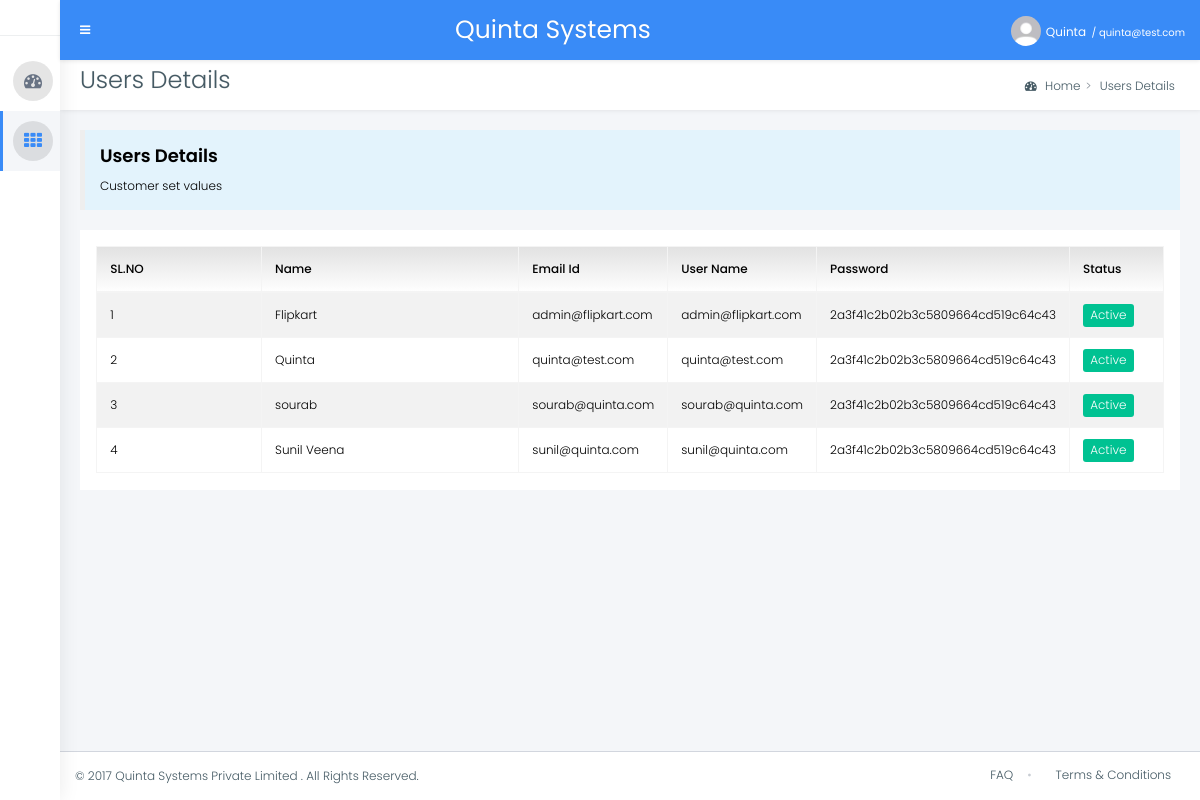
Page /users_details.php (signed in) on the committed database.
### tables this page shows
CREATE TABLE `tbl_user` (
  `user_id` int(11) NOT NULL AUTO_INCREMENT,
  `user_email` varchar(100) NOT NULL,
  `user_password` varchar(100) NOT NULL,
  `user_status` varchar(10) NOT NULL DEFAULT 'Active',
  `profile_name` varchar(50) NOT NULL,
  `profile_emailid` varchar(50) NOT NULL,
  PRIMARY KEY (`user_id`)
);

### users_details.php (the view, shortened to what this page needs)
<?php
include_once 'dbconfig.php';
?>
<!DOCTYPE html>
<html lang="en">
<head>
 <?php include_once('header.php');?>
</head>
<body class="hold-transition skin-blue-light sidebar-mini sidebar-collapse fixed">
<div class="wrapper">
  	<?php include_once("header_menu.php");?>
    <?php include_once("left_menu.php");?>
  <div class="content-wrapper">
    <section class="content-header">
      <h1>Users Details</h1>
      <ol class="breadcrumb">
        <li class="breadcrumb-item"><a href="#"><i class="fa fa-dashboard"></i> Home</a></li>
        <li class="breadcrumb-item"><a href="#">Users Details</a></li>
      </ol>
    </section>
    <section class="content">
	  <div class="callout bg-pale-info">
        <h4>Users Details</h4>
        <p>Customer set values</p>
      </div>
      <div class="row">
        <div class="col-12">
          <div class="box">
            <div class="box-body">
              <table id="example1" class="table table-bordered table-striped table-responsive">
                <thead>
					<tr role="row" style="background: linear-gradient(#E2E2E2, #FFFFFF);font-size:12px;color:#000;">
						<th class="sorting_asc" tabindex="0" aria-controls="example1" rowspan="1" colspan="1" aria-sort="ascending" aria-label="Name: activate to sort column descending" style="width: 173px;">SL.NO</th>
						<th class="sorting" tabindex="0" aria-controls="example1" rowspan="1" colspan="1" aria-label="Position: activate to sort column ascending" style="width: 272px;">Name</th>
						<th class="sorting" tabindex="0" aria-controls="example1" rowspan="1" colspan="1" aria-label="Office: activate to sort column ascending" style="width: 132px;">Email Id</th>
						<th class="sorting" tabindex="0" aria-controls="example1" rowspan="1" colspan="1" aria-label="Age: activate to sort column ascending" style="width: 69px;">User Name</th>
						<th class="sorting" tabindex="0" aria-controls="example1" rowspan="1" colspan="1" aria-label="Start date: activate to sort column ascending" style="width: 122px;">Password</th>
						<th class="sorting" tabindex="0" aria-controls="example1" rowspan="1" colspan="1" aria-label="Salary: activate to sort column ascending" style="width: 95px;">Status</th>
					</tr>
				</thead>
				<tbody>
					<?php
					$users_count=0;
					$sql_userdetails=mysqli_query($conn, "select *  from  tbl_user order by profile_name");
					while($res_userdetails=mysqli_fetch_array($sql_userdetails)) {
					$users_count++;
					?>
					<tr>
					  <td><?php echo $users_count;?></td>
					  <td><?php echo $res_userdetails["profile_name"];?></td>
					  <td><?php echo $res_userdetails["profile_emailid"];?></td>
					  <td><?php echo $res_userdetails["user_email"];?></td>
					  <td><?php echo $res_userdetails["user_password"];?></td>
					  <td><span class="label label-<?php if($res_userdetails["user_status"]=="Active") { echo 'success'; } else { echo 'danger'; }?>"><?php echo $res_userdetails["user_status"];?></span></td>
					</tr>
					<?php } ?>
				</tbody>
              </table>
            </div>
          </div>
        </div>
      </div>
    </section>
  </div>
	<?php include_once('footer_content.php');?>
</div>
</body>
</html>

### header.php
<?php
echo '<meta charset="utf-8">
   <meta http-equiv="X-UA-Compatible" content="IE=edge">
   <meta name="viewport" content="width=device-width, initial-scale=1, maximum-scale=1, user-scalable=no">
   <meta name="description" content="">
   <meta name="author" content="">
   <link rel="icon" href="images/favicon.ico">
   <title>Quinta Systems </title>
<link rel="stylesheet" href="assets/vendor_components/bootstrap/dist/css/bootstrap.min.css">
<link rel="stylesheet" href="assets/vendor_components/bootstrap/dist/css/bootstrap-extend.css">
<link rel="stylesheet" href="assets/vendor_components/morris.js/morris.css">
   <link href="assets/vendor_components/nvd3/nv.d3.min.css" rel="stylesheet" type="text/css" media="screen" />
<link rel="stylesheet" href="assets/vendor_components/bootstrap-switch/switch.css">
<link rel="stylesheet" href="css/master_style.css">
<link rel="stylesheet" href="css/skins/_all-skins.css">
<script src="https://oss.maxcdn.com/html5shiv/3.7.3/html5shiv.min.js"></script>
<script src="https://oss.maxcdn.com/respond/1.4.2/respond.min.js"></script>'?>

### header_menu.php (shortened to what this page needs)
<?php
$useragent = $_SERVER['HTTP_USER_AGENT'];
$iPod = stripos($useragent, "iPod");
$iPad = stripos($useragent, "iPad");
$iPhone = stripos($useragent, "iPhone");
$Android = stripos($useragent, "Android");
$iOS = stripos($useragent, "iOS");
$DEVICE = ($iPod||$iPad||$iPhone||$Android||$iOS||$webOS||$Blackberry||$IEMobile||$OperaMini);
$stmt = $db_con->prepare("SELECT * FROM tbl_user WHERE user_id=:uid");
$stmt->execute(array(":uid"=>$_SESSION['user_session']));
$row=$stmt->fetch(PDO::FETCH_ASSOC);
?>
<header class="main-header">
    <nav class="navbar navbar-static-top">
      <a href="#" class="sidebar-toggle" data-toggle="push-menu" role="button">
      </a>
	  <?php if ($DEVICE !=true) { ?>
	  <a>
	  	<h3 style="color:#fff;font-weight:400;font-size:25px;">Quinta Systems</h3>
	  </a>
	  <?php } ?>
      <div class="navbar-custom-menu">
        <ul class="nav navbar-nav">
          <li class="dropdown user user-menu">
            <a href="#" class="dropdown-toggle" data-toggle="dropdown">
              <img src="images/user5-128x128.jpg" class="user-image rounded-circle" alt="User Image">
			  <span style="color:#fff;font-weight:400;font-size:12px;"><?php echo $row['profile_name']; ?></span>
			  <small style="color:#fff;font-weight:400;font-size:10px;">  / <?php echo $row['profile_emailid']; ?></small>
            </a>
          </li>
        </ul>
      </div>
    </nav>
  </header>

### left_menu.php (shortened to what this page needs)
<aside class="main-sidebar">
    <section class="sidebar">
      <div class="user-panel">
      </div>
      <ul class="sidebar-menu" data-widget="tree">
		<li class="nav-devider"></li>
        <li>
          <a href="dashboard.php">
            <i class="fa fa-dashboard"></i> <span>Dashboard</span>
          </a>
        </li>
        <li class="treeview active">
          <a href="#">
            <i class="fa fa-th"></i>
          </a>
        </li>
      </ul>
    </section>
  </aside>

### footer_content.php
 <footer class="main-footer">
  <div class="pull-right d-none d-sm-inline-block">
      <ul class="nav nav-primary nav-dotted nav-dot-separated justify-content-center justify-content-md-end">
  <li class="nav-item"><a class="nav-link" href="javascript:void(0)">FAQ</a></li>
  <li class="nav-item"><a class="nav-link" href="#">Terms & Conditions</a></li>
</ul>
  </div>
 &copy; 2017 <a href="http://www.quinta.co.in"  target="_blank">Quinta Systems Private Limited </a>. All Rights Reserved.
</footer>

### css/skins/_all-skins.css (style rules this page uses)
.skin-blue-light .main-header .navbar { background-color: #398bf7; }
.skin-blue-light .main-header .navbar .nav > li > a { color: #ffffff; }
.skin-blue-light .main-header .navbar .sidebar-toggle { color: #ffffff; }
.skin-blue-light .main-header .navbar .sidebar-toggle { color: #fff; }
.skin-blue-light .content-header { background: #ffffff; -webkit-box-shadow: 1px 0 5px rgba(0, 0, 0, 0.1); box-shadow: 1px 0 5px rgba(0, 0, 0, 0.1); }
.skin-blue-light .content { background: #f4f6f9; }
.skin-blue-light .wrapper, .skin-blue-light .main-sidebar, .skin-blue-light .left-side { background-color: #ffffff; box-shadow: 1px 0px 20px rgba(0,0,0,0.08); }
.skin-blue-light .sidebar { border-color: #398bf7; }
.skin-blue-light .sidebar-menu > li > a { border-left:3px solid #fff; }
.skin-blue-light .sidebar-menu>li:hover>a, .skin-blue-light .sidebar-menu>li.active>a { color: #398bf7; background: #f4f6f9; }
.skin-blue-light .sidebar-menu > li.active > a, .skin-blue-light .sidebar-menu > li.menu-open > a { color: #398bf7; }
.skin-blue-light .sidebar-menu > li.active > a { border-left-color: #398bf7; }
.skin-blue-light .sidebar a { color: #687384; }

### rows in the picture
tbl_user: profile_name "Quinta", profile_emailid "quinta@test.com", user_email "quinta@test.com", user_password "2a3f41c2b02b3c5809664cd519c64c43", user_status "Active"
tbl_user: profile_name "Flipkart", profile_emailid "admin@flipkart.com", user_email "admin@flipkart.com", user_password "2a3f41c2b02b3c5809664cd519c64c43", user_status "Active"
tbl_user: profile_name "sourab", profile_emailid "sourab@quinta.com", user_email "sourab@quinta.com", user_password "2a3f41c2b02b3c5809664cd519c64c43", user_status "Active"
tbl_user: profile_name "Sunil Veena", profile_emailid "sunil@quinta.com", user_email "sunil@quinta.com", user_password "2a3f41c2b02b3c5809664cd519c64c43", user_status "Active"
